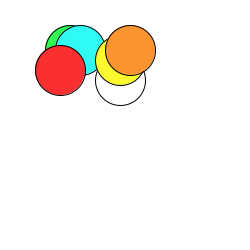
Frame 1 (no input)
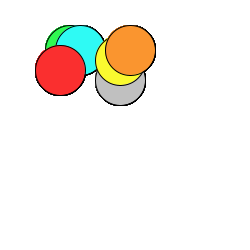
Frame 60 (the mouse pressed at the canvas centre just before this capture)
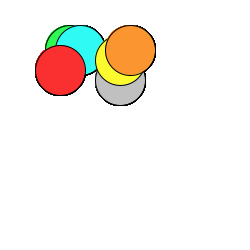
Frame 120 (the mouse held since frame 60 and released just before this capture)

The Processing sketch that drew these frames (run headless with seeded random() and noise(); from frame 60 on, the mouse is pressed at the canvas centre):

// Processing sketch: processing_127702
// ── processing_127702.pde


void setup() {  //setup function called initially, only once
  size(250, 250);
  background(255);  //set background white
}

void draw() {  //draw function loops 

ellipse(120,80,50,50);    
fill(47,250,81);          

ellipse(70,50,50,50);    
fill(47,250,244);         

ellipse(80,50,50,50);
fill(250,47,47);

ellipse(60,70,50,50);
fill(250,250,47);

ellipse(120,60,50,50);
fill(250,149,47);

ellipse(130,50,50,50);
fill(192,192,192);

}
 
